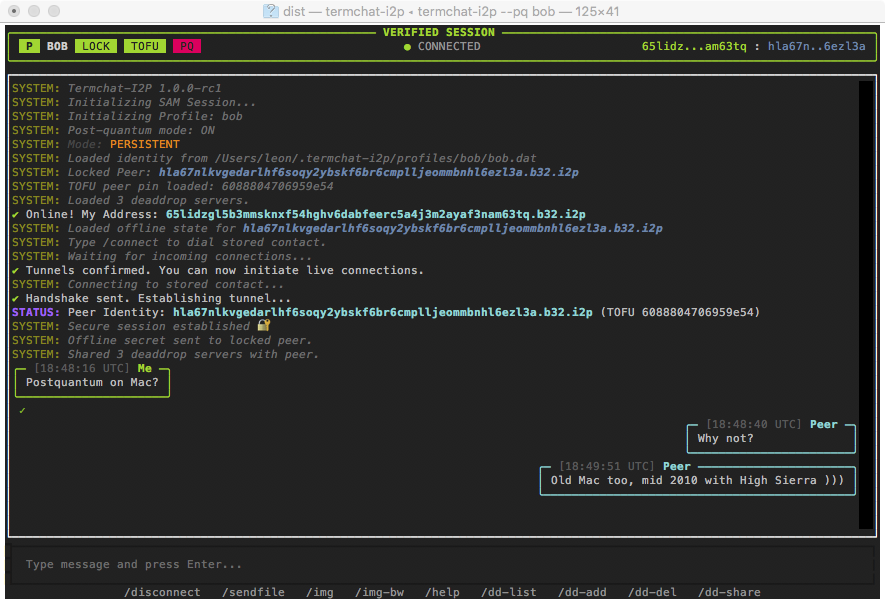
#> input picture TermchatI2PMac.png, 885 x 604 px
$ python -i renderer.py   (imports and definitions only)
#> lines starting #> are read from the running program, lines starting #| are printed output that depends on the picture
import base64
import os
from PIL import Image
from PIL import ImageOps
from PIL import ImageFilter


# Terminal capability detection. Implement later if needed.

# [15 lines left out: function terminal_supports_native, not called in this run]


# Will need if using wezterm/kitty/iterm2

def render_native(path):

    # term = terminal_supports_native()
    #
    # if not term:
    #     return None
    #
    # with open(path, "rb") as f:
    #     data = base64.b64encode(f.read()).decode()
    #
    # # if term == "wezterm":
    # #     return [f"\033]1337;File=inline=1:{data}\a"]
    #
    # if term == "iterm2":
    #     return [f"\033]1337;File=inline=1:{data}\a"]
    #
    # if term == "kitty":
    #     return [f"\033_Gf=100,a=T;{data}\033\\"]

#> in render_image, img is the input picture: PIL image 885x604 RGBA; mean R, G, B, A 53.5, 54.6, 53, 255
    return None


# Detect BW images. Too primitive for now. Not used.

def is_bw_image(img):
    colors = img.convert("L").getcolors(256)
#> colors = 230 pairs, first value 3 to 257715, second value 0 to 255
    return colors is not None and len(colors) <= 2


# BW renderer (QR and diagrams)


# [38 lines left out: function render_bw, not called in this run]


# Braille renderer

def render_braille(path, width=70):

#> called with path = 'TermchatI2PMac.png', width = 70
    img = Image.open(path).convert("L")
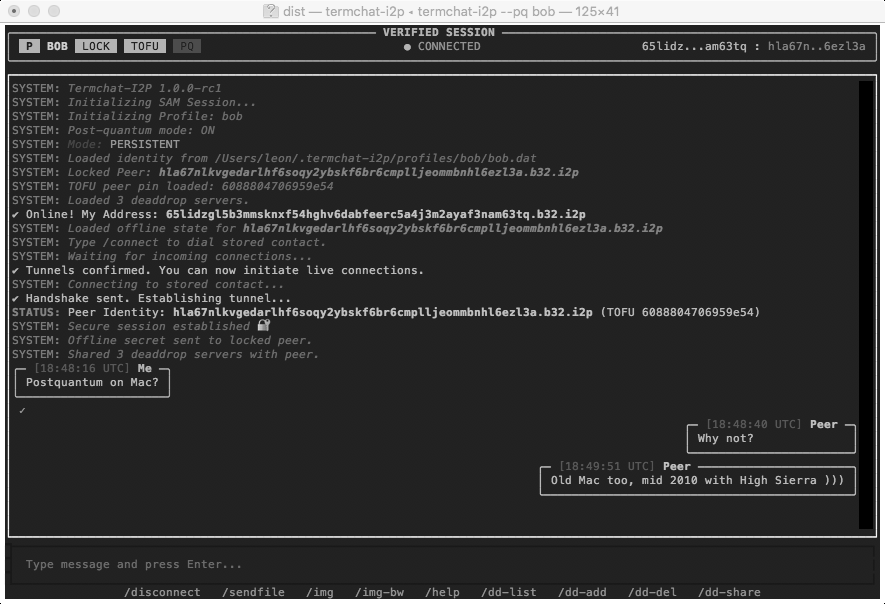
#> img: PIL image 885x604 L; min 0, max 255, mean 54.1

    # contrast normalization :)
    img = ImageOps.autocontrast(img)

    img = img.filter(ImageFilter.SHARPEN)

    w, h = img.size
#> w = 885; h = 604
    ratio = h / w
#> ratio = 0.682

    height = int(width * ratio * 0.5)
#> height = 23

    img = img.resize((width * 2, height * 4), Image.Resampling.LANCZOS)
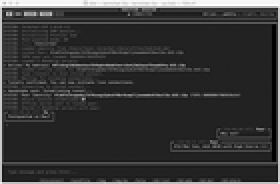
#> img: PIL image 140x92 L (shown 2 times larger); min 0, max 255, mean 53.8
    img = img.convert("1", dither=Image.FLOYDSTEINBERG)
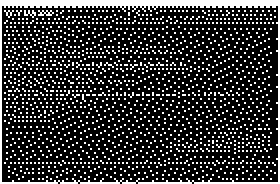
#> img: PIL image 140x92 1 (shown 2 times larger); 21.2% white in thin lines or dots
    px = img.load()

    lines = []

    for y in range(0, height * 4, 4):

        line = ""

        for x in range(0, width * 2, 2):

            dots = 0

            for dy in range(4):
                for dx in range(2):

                    if px[x + dx, y + dy] != 0:

                        bit = [
                            [0, 3],
                            [1, 4],
                            [2, 5],
                            [6, 7],
                        ][dy][dx]

                        dots |= 1 << bit

            line += chr(0x2800 + dots)

        lines.append(line)

    return lines


# [66 lines left out: function render_braille_color, not called in this run]


# Main render

def render_image(path):

    native = render_native(path)

    if native:
        return native

    img = Image.open(path)

    if is_bw_image(img):
        return render_bw(path)

    return render_braille(path)

>>> result = render_image('TermchatI2PMac.png')

$ run again, on chat.png
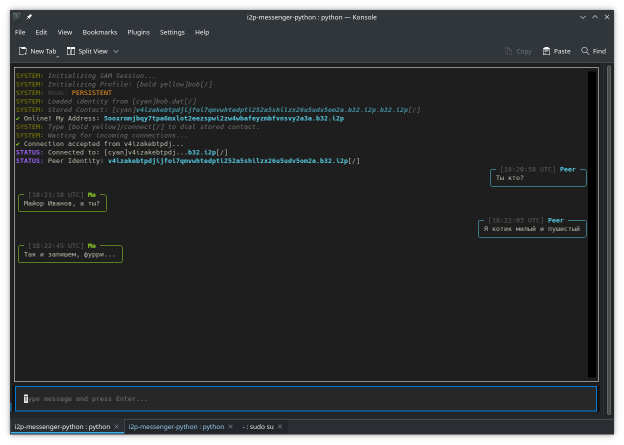
#> input picture chat.png, 1248 x 889 px (shown at 1/2 size)
#> in render_image, img is the input picture: PIL image 1248x889 RGBA; mean R, G, B, A 37.5, 39.5, 40.6, 237
#> colors = 226 pairs, first value 1 to 718537, second value 0 to 255
#> in render_braille, `img = img.resize((width * 2, height * 4), Image.Resampling.LANCZOS)`:
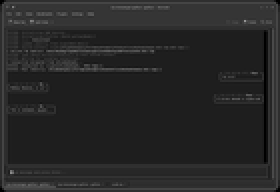
#> img: PIL image 140x96 L (shown 2 times larger); min 0, max 148, mean 39.2
#> in render_braille, `img = img.convert("1", dither=Image.FLOYDSTEINBERG)`:
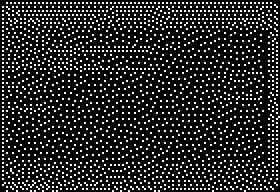
#> img: PIL image 140x96 1 (shown 2 times larger); 15% white in thin lines or dots

$ run again, on chat3.png
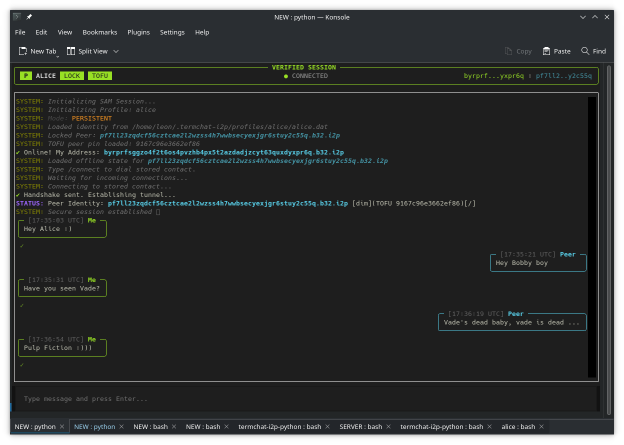
#> input picture chat3.png, 1248 x 889 px (shown at 1/2 size)
#> in render_image, img is the input picture: PIL image 1248x889 RGBA; mean R, G, B, A 37.3, 39, 38.6, 237
#> colors = 231 pairs, first value 3 to 756635, second value 0 to 255
#> in render_braille, `img = img.resize((width * 2, height * 4), Image.Resampling.LANCZOS)`:
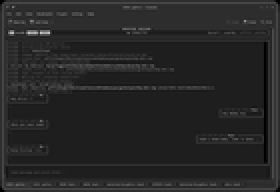
#> img: PIL image 140x96 L (shown 2 times larger); min 0, max 201, mean 38.7
#> in render_braille, `img = img.convert("1", dither=Image.FLOYDSTEINBERG)`:
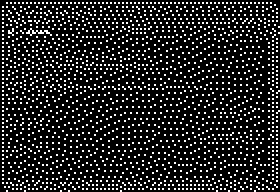
#> img: PIL image 140x96 1 (shown 2 times larger); 14.8% white in thin lines or dots
